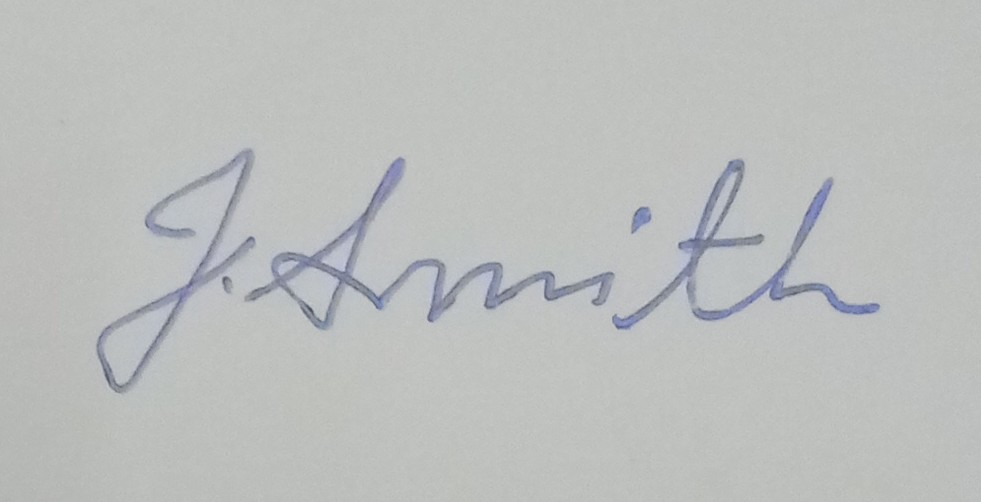
#> input picture matching_sign.jpg, 981 x 502 px, found by its file name
$ python signature_comparison_tool.py
#> lines starting #> are read from the running program, lines starting #| are printed output that depends on the picture; after the words box and inside, x2 and y2 are one past the last pixel; in counts of white or black regions, pixels touching at a corner belong together; long printed decimals are rounded
import cv2
from skimage.metrics import structural_similarity as ssim
from tools.signature_crop_tool import crop_signature

def _orb_similarity(imgA, imgB):
    orb = cv2.ORB_create(nfeatures=1000)
    kp1, des1 = orb.detectAndCompute(imgA, None)
    kp2, des2 = orb.detectAndCompute(imgB, None)
    if des1 is None or des2 is None:
        return 0.0

    bf = cv2.BFMatcher(cv2.NORM_HAMMING, crossCheck=False)
    matches = bf.knnMatch(des1, des2, k=2)
    good = [m for m, n in matches if len(matches) > 1 and m.distance < 0.75 * n.distance]

    denom = max(len(kp1) + len(kp2), 1)
    return min(1.0, (2 * len(good)) / denom)

def _prep_gray(img):
    # If already grayscale, skip conversion
    if len(img.shape) == 2:
        g = img
    else:
        g = cv2.cvtColor(img, cv2.COLOR_BGR2GRAY)
    g = cv2.GaussianBlur(g, (3,3), 0)
    return g

def _ssim_similarity(imgA, imgB):
    a, b = _prep_gray(imgA), _prep_gray(imgB)
    h = min(a.shape[0], b.shape[0])
    w = min(a.shape[1], b.shape[1])
    if h < 20 or w < 20:
        return 0.0
    a = cv2.resize(a, (w, h))
    b = cv2.resize(b, (w, h))
    score, _ = ssim(a, b, full=True)
    return float(max(0.0, min(1.0, score)))

def signature_match_score(sig_crop, specimen_img):
    def binarize(x):
        g = cv2.cvtColor(x, cv2.COLOR_BGR2GRAY)
        return cv2.threshold(g, 0, 255, cv2.THRESH_BINARY + cv2.THRESH_OTSU)[1]

    if sig_crop is None or specimen_img is None:
        return 0.0

    A = binarize(sig_crop)
    B = binarize(specimen_img)

    orb_score  = _orb_similarity(A, B)         # structural keypoint sim
    ssim_score = _ssim_similarity(A, B)        # pixel-structure sim

    return 0.65*orb_score + 0.35*ssim_score

if __name__ == "__main__":
    # testing images similarity
    # sig_crop = crop_signature('sample_cheque1.jpg')   # this gives cropped img directly
    specimen_img = cv2.imread("matching_sign.jpg")
#> specimen_img is the input picture: shape (502, 981, 3); mean B, G, R 189, 190.1, 187.9
    sig_crop = cv2.imread("sign_1.jpg")
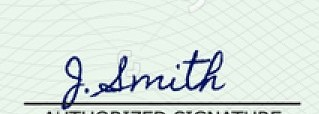
#> input picture sign_1.jpg, 319 x 114 px, found by its file name
#> sig_crop is the input picture: shape (114, 319, 3); mean B, G, R 222.1, 227.9, 216.8

    result = signature_match_score(sig_crop, specimen_img)
#> in binarize, `g = cv2.cvtColor(x, cv2.COLOR_BGR2GRAY)`:
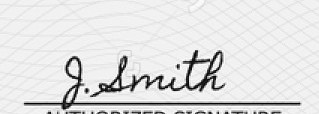
#> g: shape (114, 319); min 1, max 254, mean 223.8
#> in binarize, `return cv2.threshold(g, 0, 255, cv2.THRESH_BINARY + cv2.THRESH_OTSU)[1]`:
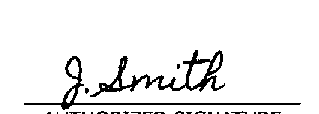
#> returned value: shape (114, 319); 93.1% white; 26 black regions (22 under 20 px), largest, box (x1, y1, x2, y2) and area: (90, 50, 225, 97) 1300, (24, 56, 301, 110) 908, (231, 111, 247, 114) 24, (97, 111, 108, 114) 20
#> in binarize (call 2), `return cv2.threshold(g, 0, 255, cv2.THRESH_BINARY + cv2.THRESH_OTSU)[1]`:
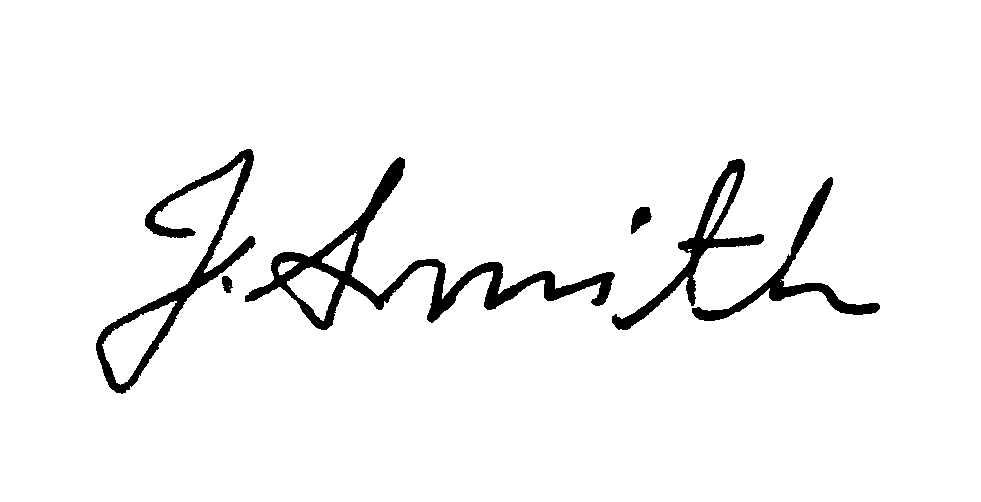
#> returned value: shape (502, 981); 95.8% white; 6 black regions, box (x1, y1, x2, y2) and area: (245, 157, 615, 330) 8411, (96, 149, 256, 394) 5280, (612, 159, 764, 330) 3452, (692, 177, 880, 321) 3194, (631, 207, 652, 234) 342, (222, 276, 233, 293) 134
#> in _orb_similarity, `kp1, des1 = orb.detectAndCompute(imgA, None)`: kp1 = 116 keypoints; strongest (x, y, size): (146, 76, 37.2), (206, 62, 37.2), (74, 61, 37.2), (220, 52, 37.2)
#> in _orb_similarity, `kp2, des2 = orb.detectAndCompute(imgB, None)`: kp2 = 1001 keypoints; strongest (x, y, size): (241, 161, 31), (225, 278, 44.6), (224, 276, 37.2), (281, 266, 92.6)
#> in _orb_similarity, `matches = bf.knnMatch(des1, des2, k=2)`: matches = 116 matches
#> in _orb_similarity, `good = [m for m, n in matches if len(matches) > 1 and m.distance < 0.7..`: good = 1 matches
#> in _orb_similarity, `denom = max(len(kp1) + len(kp2), 1)`: denom = 1117
#> in signature_match_score, `orb_score  = _orb_similarity(A, B)`: orb_score = 0.00179
#> in _prep_gray, `g = cv2.GaussianBlur(g, (3,3), 0)`:
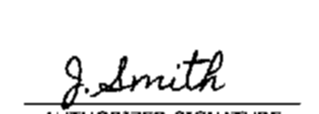
#> g: shape (114, 319); min 0, max 255, mean 237.4
#> in _ssim_similarity, `b = cv2.resize(b, (w, h))`:
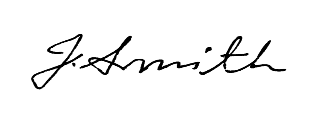
#> b: shape (114, 319); min 0, max 255, mean 244.2
#> in _ssim_similarity, `score, _ = ssim(a, b, full=True)`: score = 0.615
#> result = 0.217
    print("Match Score:", result)
#| Match Score: 0.2165

# score ≈ 0.5–1.0 → very similar , depends on quality of the image ;
# score ≈ 0.2–0.5 → partial match
# score < 0.2 → poor match - high chances of forged
